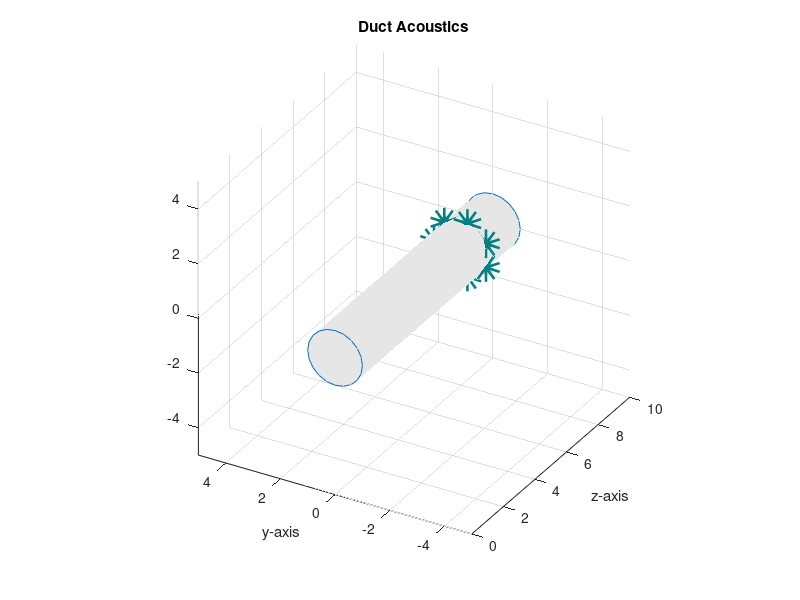

Source code (MATLAB): (Note: this script raises an error after producing the figure.)
% Fig5_deriv01.m
% Aim: restruct time signals for visual sensors
% 2021-05-05 wjq

clc
clear
close all

%% Add Subfunction
addpath(genpath('../chebfun-master'));
addpath(genpath('../subfunction'));


%% Sensor Positions
N = 7;
z = [8;8;8;8;8;8;8];
rho = [1;1;1;1;1;1;1];
theta = 2*pi/N*[0;1;2;3;4;5;6];
[x,y,z] = pol2cart(theta,rho,z);

%% Plot Duct Surface
rT = 1;h = 10;
[Xs,Ys,Zs] = cylinder(rT);
Zs = Zs*h;
surf(Zs,Xs,Ys,'MeshStyle','row',...
    'MarkerFaceColor',[1 1 1],...
    'FaceColor',[0.901960784313726 0.901960784313726 0.901960784313726],...
    'EdgeColor',[0 0.447058823529412 0.741176470588235]);
view([300 30]);
grid('on');
axis('tight');
hold('on');
axis equal
xlabel({'x-axis'});
ylabel({'y-axis'});
xlabel({'z-axis'});
title("Duct Acoustics")

%% Plot Sensor in the Duct
scatter3(z,x,y,'o','filled','MarkerEdgeColor',[0 .5 .5],...
    'MarkerFaceColor',[0 .7 .7],...
    'LineWidth',15)


%% Mode Generator

c = 343;               % sound speed
m = [4];               % circumferential modes maker
n = [3];
w = 5;                 % Non-dimensional frequency
% f=[1000];            % physical frequency %f*2*pi*rT/c-0.0000000001*i;
[Base]=BaseJ1(m,n,rT);       %Rienstra-50
Eig=sqrt(w^2-Base.jmn_pm.^2) %Rienstra-52


% Solution of wave equation: %Rienstra-54

for km=1:length(m)
    for kn=n
        phi_r=chebfun(@(t) besselj(sign(m(km)).*m(km),Base.jmn_pm(kn)*t),[0,rT]);
    end
end


%% Cut Plane of mode
zT =8;
t = 0:0.1:20;  % time
theta = linspace(0,2*pi,80);
r = linspace(0,1,30);

Phi_r = phi_r(r).';
psi=bsxfun(@times,exp(i*w*t),exp(-i*m*theta).')*exp(-i*Eig(n)*zT);
pm=bsxfun(@times,Phi_r,reshape(psi,1,length(theta),length(t)));
[Theta,Rho]=meshgrid(theta,r');
[yy,xx]=pol2cart(Theta,Rho);

figure
offset=0.05; cont=22; % contour setting
s1=subplot(1,2,1); contour(xx,yy,real(pm(:,:,4)),cont); ...
    axis('square'); xlabel(''); ylabel('real', 'FontSize', 20);
s2=subplot(1,2,2); contour(xx,yy,imag(pm(:,:,4)),cont); ...
    axis('square'); xlabel(''); ylabel('imag', 'FontSize', 20);
sgtitle(['Duct Mode-m',num2str(m),'-n',num2str(n)], 'FontSize', 30)
